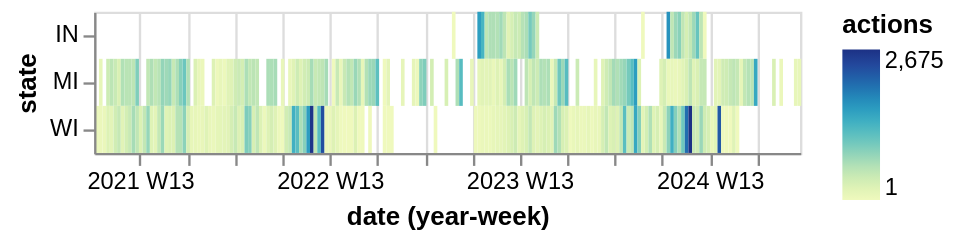

Notebook code cell kept with this figure:
### Markdown cell above
### 4.2 - Excluding IL Outliers

Illinois clearly dominates the above graph, below modify two calls to `actions_heatmap` with a modified dataframe that excludes IL, and a modified dataframe that only includes IL.

(Note how by using functions in our dataframe we can more easily reuse portions by making small adjustments to the data.)

See `ex4.2a.png` and `ex4.2b.png`

### Code cell
actions_heatmap_scaled(actions_df()[actions_df()["state"] != "IL"])

### Figure 1 — Vega-Lite specification as saved in the notebook (floating-point values rounded to 4 significant figures; data arrays with more than 128 entries replaced by an {"elided": "..."} marker saying what was removed)
{"config": {"view": {"continuousWidth": 300, "continuousHeight": 300}}, "data": {"name": "data-7d86a2ec9b4f12a2f500dc2ab64afa6e"}, "mark": {"type": "rect"}, "encoding": {"color": {"aggregate": "sum", "field": "actions", "scale": {"scheme": "yellowgreenblue"}, "title": "actions", "type": "quantitative"}, "x": {"field": "date", "timeUnit": "yearweek", "title": "date (year-week)", "type": "temporal"}, "y": {"field": "state", "type": "nominal"}}, "$schema": "https://vega.github.io/schema/vega-lite/v6.4.1.json", "datasets": {"data-7d86a2ec9b4f12a2f500dc2ab64afa6e": {"elided": "1192 records"}}}
